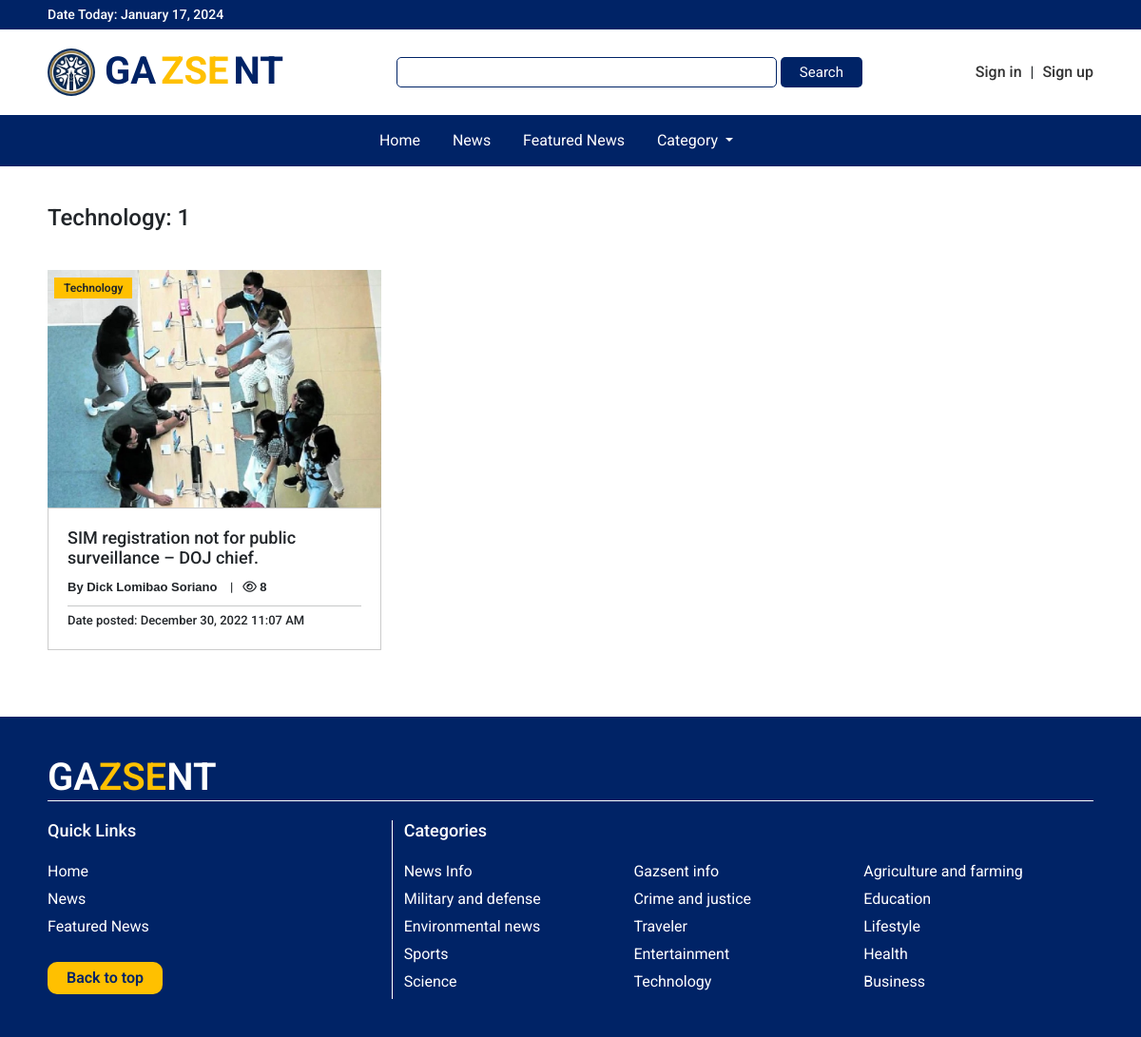
The app's page /pages/site/category.php?id=4&title=Technology with its own data.
### tables this page shows
CREATE TABLE `news` (
  `id` varchar(100) NOT NULL,
  `title` varchar(500) NOT NULL,
  `category` int(11) NOT NULL,
  `description` mediumtext NOT NULL,
  `author_id` varchar(100) NOT NULL,
  `date_created` timestamp NOT NULL DEFAULT current_timestamp(),
  `date_published` datetime DEFAULT NULL,
  `status` int(11) NOT NULL,
  `breaking-news` int(10) NOT NULL,
  `featured-news` int(11) NOT NULL,
  `image` varchar(2000) NOT NULL,
  `remarks` varchar(1000) NOT NULL
);

CREATE TABLE `categories` (
  `id` int(11) NOT NULL,
  `title` varchar(50) NOT NULL,
  `description` varchar(300) NOT NULL
);

### classes/news_getter.php (called while the page is built, shortened)
<?php
class Newslist  extends Database
{
    function getViewsOfSingleNews($id)
    {
        $pdo = $this->getConnection();
        $sql = "SELECT COUNT(*) as total from views where newsid = ?";
        $statement = $pdo->prepare($sql);
        $statement->execute([$id]);
        $result = $statement->fetchAll(PDO::FETCH_ASSOC);
        return $result[0]['total'];
    }
    function getNewsOfCategory($id,$except)
    {
        $pdo = $this->getConnection();
        $sql = "SELECT news.id, news.title as newstitle, categories.title as category, CONCAT(personal_information.firstname, ' ', personal_information.middlename, ' ',personal_information.lastname) as fullname, news.date_published,news.image FROM news, personal_information, categories WHERE news.author_id = personal_information.id and categories.id = news.category and news.status = 1 and news.category = ? and news.id != ? ORDER BY news.date_published DESC";
        $statement = $pdo->prepare($sql);
        $statement->execute([$id,$except]);
        return $statement->fetchAll(PDO::FETCH_ASSOC);
    }
}

### classes/category_class.php (called while the page is built, shortened)
<?php
class Category extends Database
{
    function getCategoryList()
    {
        $pdo = $this->getConnection();
        $query = "SELECT * FROM categories ORDER BY id DESC";
        $statement = $pdo->prepare($query);
        $statement->execute();
        $result = $statement->fetchAll(PDO::FETCH_ASSOC);
        return $result;
    }
}

### pages/site/category.php (the view, shortened to what this page needs)
<?php
require_once '../../classes/news_getter.php';
$newslist = new Newslist;
$searchResult = $newslist->getNewsOfCategory($_GET['id'],0);
?>
<!DOCTYPE html>
<html lang="en">
<head>
    <link href="https://cdn.jsdelivr.net/npm/bootstrap@5.2.3/dist/css/bootstrap.min.css" rel="stylesheet">
    <link rel="stylesheet" href="https://cdnjs.cloudflare.com/ajax/libs/font-awesome/6.2.1/css/all.min.css">
    <link href="../../css/body_configuration.css" rel="stylesheet">
    <link href="../../css/navbar.css" rel="stylesheet">
    <link href="../../css/index.css" rel="stylesheet">
</head>
<body>
    <?php require_once "nav.php";?>
    <div class="margin-side" style="margin-top: 0;">
        <div class="container-fluid">
            <div class="row">
                <h4 class="latest-header-title" style="margin: 40px 0;">
                    <?php echo  $_GET['title'] .": " .count($searchResult);?>
                </h4>
                <div class="col-md-12" id="contents">
                    <div class="row">
                        <div class="col-md-12">
                            <div class="row">
                                <?php
                                foreach ($searchResult as $search) {
                                ?>
                                    <div class="col-md-4">
                                        <a href="newsview.php?active=true&id=<?php echo $search['id']; ?>&title=<?php echo $search['newstitle']; ?>" class="cc">
                                            <div class="latest-news-item">
                                                <img class="img-fluid thumbnail" src="<?php echo $search['image'] != "" ? $search['image'] : "../../assets/newsassets/logo.jpg"; ?>" alt="" srcset="">
                                                <div class="latest-news-details">
                                                    <h6 class="latest-news-title"><?php echo $search['newstitle']; ?></h6>
                                                    <p class="latest-news-author">By <?php echo $search['fullname']; ?> <span style="margin: 0 10px;">|</span><i class="fa-regular fa-eye">&nbsp;</i><?php echo $newslist->getViewsOfSingleNews($search['id']); ?></p>
                                                    <hr>
                                                    <p class="latest-news-date">Date posted: <?php echo date_format(new DateTime($search['date_published']), "F d, Y h:i A"); ?></p>
                                                    <p class="category-latest"><?php echo $search['category']; ?></p>
                                                </div>
                                            </div>
                                        </a>
                                    </div>
                                <?php } ?>
                            </div>
                        </div>
                    </div>
                </div>
            </div>
        </div>
    </div>
    <?php require_once 'footer.php' ?>
</body>
</html>

### pages/site/footer.php
<header class="footer">
    <div class="margin-side">
        <h1>GA<span>ZSE</span>NT</h1>
        <div class="container-fluid content">
            <div class="row">
                <div class="col-md-4" style="display: grid; border-right:1px solid white">
                    <h5>Quick Links</h5>
                    <a href="../../">Home</a>
                    <a href="../../">News</a>
                    <a href="../../">Featured News</a>
                    <a href="#top" class="backtotop">Back to top</a>
                </div>
                <div class="col-md-8">
                    <h5>Categories</h5>
                    <div class="row">
                        <div class="row">
                            <?php
                                $count = 0;
                                foreach ($list as $item) {
                                    if ($count != 15) {
                                        echo '<div class="col-md-4"><a class="dropdown-item" href="category.php?id=' . $item['id'] . '&title=' . $item['title'] . '">' . $item['title'] . '</a></div>';
                                        $count++;
                                    } else
                                        break;
                                }
                            ?>
                        </div>
                    </div>
                </div>
            </div>
        </div>
    </div>
</header>

### css/body_configuration.css (style rules this page uses)
.margin-side { max-width: 1100px; margin: auto; }

### css/navbar.css (style rules this page uses)
.container-fluid { padding: 0; }
.footer { margin-top: 50px; padding: 40px 0; width: 100%; background-color: #002366; }
.footer h1 { color: white; font-weight: 600; margin-bottom: 20px; border-bottom: 1px solid white; }
.footer span { color: #FFC000; }
.footer .content h5 { color: white; font-size: 18px; margin-bottom: 20px; }
.footer .content a { margin-bottom: 5px; color: white; font-size: 16px; text-decoration: none; }
.footer .content .backtotop { padding: 5px 20px; width: fit-content; margin-top: 20px; border-radius: 10px; background-color: #FFC000; font-weight: 600; color: #002366; }

### css/index.css (style rules this page uses)
.thumbnail { width: 100%; object-fit: cover; height: 250px; }
.latest-news-item { margin-bottom: 20px; position: relative; cursor: pointer; }
.cc { color: #212529; text-decoration: none; }
.latest-news-details { padding: 20px; border: 1px solid rgba(0, 0, 0, .2); }
.latest-news-item h6 { margin: 0px 0 10px 0; font-size: 18px; }
.latest-news-author { font-weight: 600; font-size: 13px; font-family: sans-serif; margin-bottom: 10px; }
.latest-news-date { margin-top: 5px; font-weight: 500; font-size: 13px; }
.category-latest { top: 2%; left: 2%; font-size: 12px; padding: 2px 10px; background-color: #FFC000; font-weight: 600; position: absolute; }
.latest-news-title { height: max-content; overflow: hidden; text-overflow: ellipsis; -webkit-line-clamp: 2; display: -webkit-box; -webkit-box-orient: vertical; }
.popular-header-title,.latest-header-title { margin: 20px 0 40px 0; }

### records on screen
news: image (picture), title "SIM registration not for public surveillance – DOJ chief.", fullname "Dick Lomibao Soriano", ViewsOfSingleNews "8", date_published "December 30, 2022 11:07 AM", categories.title "Technology"
categories: title "News Info"
categories: title "Gazsent info"
categories: title "Agriculture and farming"
categories: title "Military and defense"
categories: title "Crime and justice"
categories: title "Education"
categories: title "Environmental news"
categories: title "Traveler"
categories: title "Lifestyle"
categories: title "Sports"
categories: title "Entertainment"
categories: title "Health"
categories: title "Science"
categories: title "Technology"
categories: title "Business"

### other values on screen
$_GET['title'] "Technology"
count($searchResult) "1"
